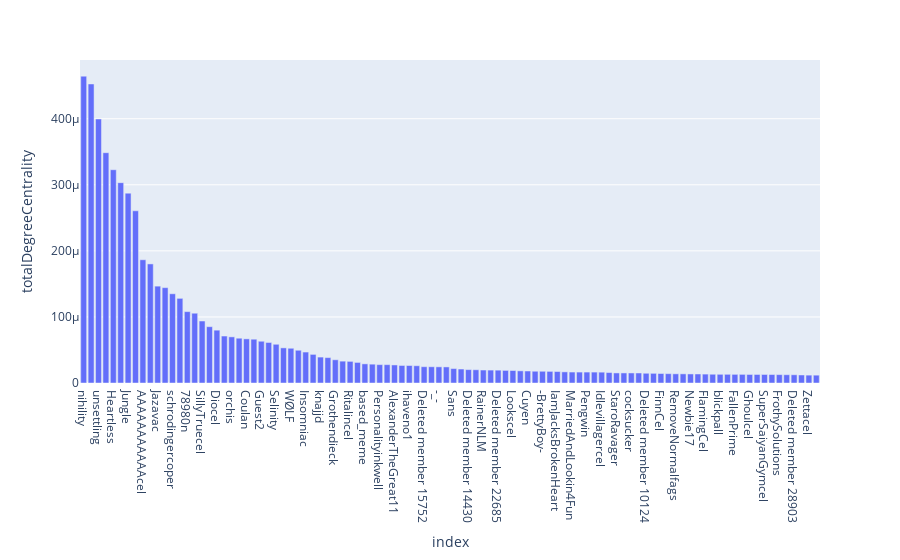

The cell this chart's notebook holds for it:
### Code cell
# Graph distributions of centrality measures
import plotly.express as px

selected = central.sort_values('totalDegreeCentrality', ascending=False).head(100)
px.bar(selected, x=selected.index, y='totalDegreeCentrality')

### Figure 1 — Plotly figure (JSON) as saved in the notebook; plotly's stock layout.template omitted (floating-point values rounded to 4 significant figures)
{"data": [{"alignmentgroup": "True", "hovertemplate": "index=%{x}<br>totalDegreeCentrality=%{y}<extra></extra>", "legendgroup": "", "marker": {"color": "#636efa", "pattern": {"shape": ""}}, "name": "", "offsetgroup": "", "orientation": "v", "showlegend": false, "textposition": "auto", "type": "bar", "x": ["nihility", "Cowcel", "unsettling", "Amphetaminecel", "Heartless", "mNFwTJ3wz9", "Jungle", "THE TRUE HONKLER", "AAAAAAAAAAAcel", "Idotms", "Jazavac", "FullTimeLoser", "schrodingercoper", "Animecel2D", "78980n", "Deleted member 29001", "SillyTruecel", "ScornedStoic", "Diocel", "Dregster666", "orchis", "RREEEEEEEEE", "Coulan", "BrazilianSigmasDad", "Guest2", "Deleted member 14866", "Selinity", "Deleted member 20811", "WØLF", "Incellectual", "Insomniac", "Blacktarpill", "knajjd", "BlackPill Scholar", "Grothendieck", "shii410", "Ritalincel", "BummerDrummer", "based_meme", "TheSecondComing", "Personalityinkwell", "mental_out", "AlexanderTheGreat11", "pp183", "ihaveno1", "Based-nearcel", "Deleted member 15752", "GoffSystemQB", "-_-", "Damo the incel", "Sans", "Caesercel", "Deleted member 14430", "TigerFestival", "RainerNLM", "FrailPaleStaleMale", "Deleted member 22685", "dreadtheblackpill", "Lookscel", "Valiant Virgin", "Cuyen", "AmIjustDreaming", "-BrettyBoy-", "angrycurrycel", "IamJacksBrokenHeart", "Deleted member 19236", "MarriedAndLookin4Fun", "ThoughtfulCel", "Pengwin", "WithoutMe", "Idlevillagercel", "Deleted member 21514", "StaroRavager", "Cruel", "cocksucker", "goydivision", "Deleted member 10124", "ItsOver4cel", "FinnCel", "needsolution", "RemoveNormalfags", "2340922", "Newbie17", "Kurt Gödel", "FlamingCel", "Mainländer", "blickpall", "Ropemaxx", "FallenPrime", "PPEcel", "Ghoulcel", "Yerberito", "SuperSaiyanGymcel", "Incline", "FrothySolutions", "MountainGorilla", "Deleted member 28903", "GameDevCel", "Zettacel", "Deleted member 12355"], "xaxis": "x", "y": [0.0004645, 0.0004527, 0.0003996, 0.0003486, 0.0003228, 0.0003033, 0.0002874, 0.0002607, 0.0001865, 0.0001803, 0.0001466, 0.0001443, 0.0001351, 0.0001281, 0.000108, 0.0001056, 9.382e-05, 8.525e-05, 7.998e-05, 7.109e-05, 6.985e-05, 6.78e-05, 6.681e-05, 6.628e-05, 6.321e-05, 6.133e-05, 5.86e-05, 5.318e-05, 5.258e-05, 4.957e-05, 4.684e-05, 4.33e-05, 3.924e-05, 3.845e-05, 3.516e-05, 3.307e-05, 3.272e-05, 3.114e-05, 2.897e-05, 2.851e-05, 2.781e-05, 2.774e-05, 2.732e-05, 2.654e-05, 2.649e-05, 2.612e-05, 2.467e-05, 2.459e-05, 2.447e-05, 2.434e-05, 2.183e-05, 2.115e-05, 2.027e-05, 2.005e-05, 1.963e-05, 1.954e-05, 1.945e-05, 1.907e-05, 1.892e-05, 1.838e-05, 1.816e-05, 1.78e-05, 1.776e-05, 1.76e-05, 1.734e-05, 1.685e-05, 1.659e-05, 1.655e-05, 1.654e-05, 1.651e-05, 1.64e-05, 1.58e-05, 1.523e-05, 1.523e-05, 1.519e-05, 1.516e-05, 1.473e-05, 1.463e-05, 1.439e-05, 1.412e-05, 1.39e-05, 1.385e-05, 1.37e-05, 1.365e-05, 1.347e-05, 1.327e-05, 1.318e-05, 1.315e-05, 1.309e-05, 1.306e-05, 1.292e-05, 1.291e-05, 1.291e-05, 1.284e-05, 1.269e-05, 1.252e-05, 1.245e-05, 1.214e-05, 1.19e-05, 1.186e-05], "yaxis": "y"}], "layout": {"autosize": true, "barmode": "relative", "legend": {"tracegroupgap": 0}, "margin": {"t": 60}, "xaxis": {"anchor": "y", "autorange": true, "domain": [0, 1], "range": [-0.5, 99.5], "title": {"text": "index"}, "type": "category"}, "yaxis": {"anchor": "x", "autorange": true, "domain": [0, 1], "range": [0, 0.0004889], "title": {"text": "totalDegreeCentrality"}, "type": "linear"}}}
